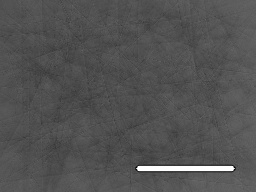
#> input picture data/generated_batch_ui_test/synth_000000.jpg, 256 x 192 px
$ python -i image_loader.py   (imports and definitions only)   (older library calls are emulated)
#> lines starting #> are read from the running program, lines starting #| are printed output that depends on the picture
from pathlib import Path
import cv2
import numpy as np
import os
import time

# Enable OpenCV optimizations, OpenCL (if available), and multi-threading
# [11 lines not run here, left out]

# Tunables via environment
# [11 lines left out: function _get_clahe_tunables, not called in this run]


def _cuda_available() -> bool:
    try:
        return hasattr(cv2, "cuda") and cv2.cuda.getCudaEnabledDeviceCount() > 0
    except Exception:
        return False


# [11 lines left out: functions _upload_to_gpu, load_image, not called in this run]


def save_image(path: str, img: np.ndarray) -> None:
    Path(path).parent.mkdir(parents=True, exist_ok=True)
    cv2.imwrite(path, img)


def to_grayscale(img: np.ndarray) -> np.ndarray:
    return cv2.cvtColor(img, cv2.COLOR_BGR2GRAY)


def equalize_hist(img: np.ndarray) -> np.ndarray:
    gray = to_grayscale(img)
    # Try GPU acceleration if available
    if _cuda_available() and hasattr(cv2.cuda, "equalizeHist"):
        try:
            gpu = _upload_to_gpu(gray)
            gpu_eq = cv2.cuda.equalizeHist(gpu)
            return gpu_eq.download()
        except Exception:
            # Fallback to CPU
            pass
    return cv2.equalizeHist(gray)


# [15 lines left out: function clahe_contrast, not called in this run]


def gaussian_blur(img: np.ndarray, ksize: int = 5) -> np.ndarray:
    return cv2.GaussianBlur(img, (ksize, ksize), 0)


def denoise(img: np.ndarray) -> np.ndarray:
    return cv2.fastNlMeansDenoisingColored(img, None, 10, 10, 7, 21)


# [194 lines left out: functions gradient_magnitude, apply_operation, load_image_bytes, ensure_color, apply_pipeline, encode_image_to_base64, not called in this run]

>>> import cv2
>>> picture = cv2.imread('../data/generated_batch_ui_test/synth_000000.jpg')
#> picture is the input picture: shape (192, 256, 3); min 1, max 255, mean 82.7
>>> result = equalize_hist(picture)
#> in equalize_hist, `return cv2.equalizeHist(gray)`:
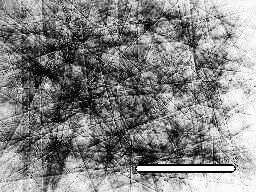
#> returned value: shape (192, 256); min 0, max 255, mean 132.8

$ run again, on data/generated_batch_ui_test/synth_000001.jpg
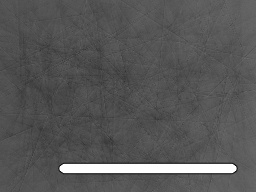
#> input picture data/generated_batch_ui_test/synth_000001.jpg, 256 x 192 px
#> picture is the input picture: shape (192, 256, 3); min 15, max 255, mean 87.4
#> in equalize_hist, `return cv2.equalizeHist(gray)`:
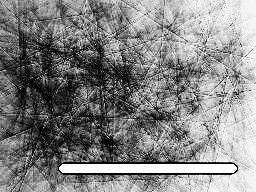
#> returned value: shape (192, 256); min 0, max 255, mean 131.9

$ run again, on data/generated_batch_ui_test/synth_000002.jpg
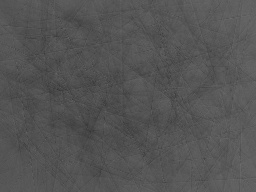
#> input picture data/generated_batch_ui_test/synth_000002.jpg, 256 x 192 px
#> picture is the input picture: shape (192, 256, 3); min 49, max 108, mean 84.3
#> in equalize_hist, `return cv2.equalizeHist(gray)`:
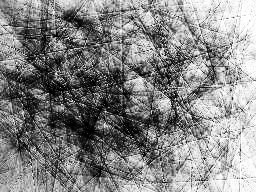
#> returned value: shape (192, 256); min 0, max 255, mean 132.9

$ run again, on data/generated_batch_ui_test/synth_000003.jpg
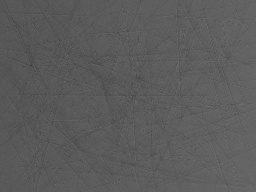
#> input picture data/generated_batch_ui_test/synth_000003.jpg, 256 x 192 px
#> picture is the input picture: shape (192, 256, 3); min 62, max 117, mean 91.6
#> in equalize_hist, `return cv2.equalizeHist(gray)`:
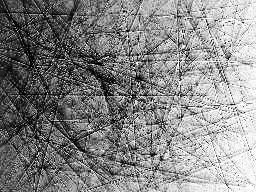
#> returned value: shape (192, 256); min 0, max 255, mean 133.7
